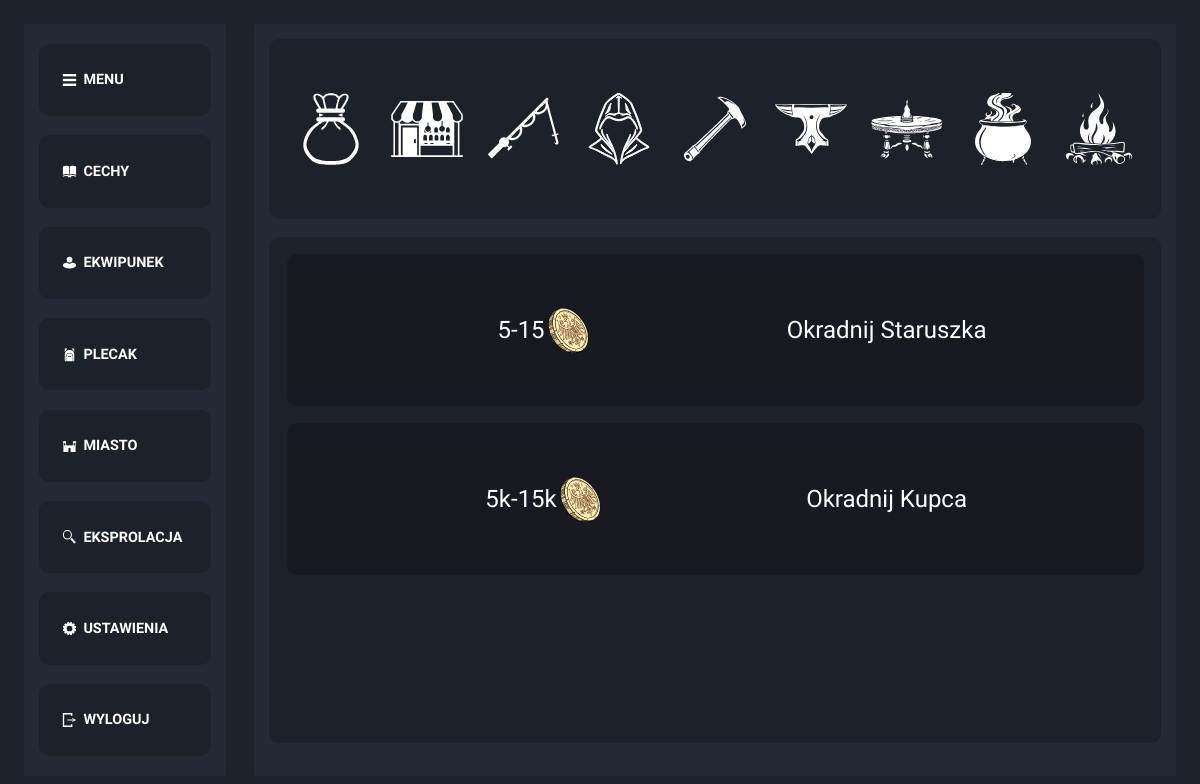
The page /city/theft.php (signed in) on the database its author committed.
### tables this page shows
CREATE TABLE `theft` (
  `ID` int(11) NOT NULL,
  `name` text NOT NULL,
  `lvl` int(11) NOT NULL,
  `speed` int(11) NOT NULL,
  `chance` int(11) NOT NULL,
  `min_amount` int(11) NOT NULL,
  `max_amount` int(11) NOT NULL
);

### city/theft.php (the view, shortened to what this page needs)
<!DOCTYPE html>
<html lang="en">
<head>
    <link rel="stylesheet" href="style_resorces.css">
</head>
<body>
<?php
    function scale($x, $y){
        $suffix = "";
        if($x>$y)
            while ($x >= 1000) {
                $x /= 1000;
                $suffix .= "k";
            }
        $x=$x*10;
        $x=round($x);
        $x=$x/10;
        return $x.$suffix;
    }
?>
<aside id="menu">
        <section class="menu" onclick="hide()">
            <div class="menu_icon"><img src="../icons/menu.svg" alt=""></div>
            <div class="menu_text">MENU</div>
        </section>
        <section class="menu" onclick="character()">
            <div class="menu_icon"><img src="../icons/skill.svg" alt=""></div>
            <div class="menu_text">CECHY</div>
        </section>
        <section class="menu" onclick="equipment()">
            <div class="menu_icon"><img src="../icons/equipment.svg" alt=""></div>
            <div class="menu_text">EKWIPUNEK</div>
        </section>
        <section class="menu" onclick="backpack()">
            <div class="menu_icon"><img src="../icons/backpack.svg" alt=""></div>
            <div class="menu_text">PLECAK</div>
        </section>
        <section class="menu" onclick="city()">
            <div class="menu_icon"><img src="../icons/city.svg" alt=""></div>
            <div class="menu_text">MIASTO</div>
        </section>
        <section class="menu" onclick="exploration()">
            <div class="menu_icon"><img src="../icons/explor.svg" alt=""></div>
            <div class="menu_text">EKSPROLACJA</div>
        </section>
        <section class="menu" onclick="settings()">
            <div class="menu_icon"><img src="../icons/settings.svg" alt=""></div>
            <div class="menu_text">USTAWIENIA</div>
        </section>
        <section class="menu" onclick="logout()">
            <div class="menu_icon"><img src="../icons/logout.svg" alt=""></div>
            <div class="menu_text">WYLOGUJ</div>
        </section>
    </aside>
    <main id="glowny">
        <section class="header">
            <section><img src="../icons/merchant.svg" alt="market" onclick="merchant()"></section>
            <section><img src="../icons/market.svg" alt="market" onclick="market()"></section>
            <section><img src="../icons/fishing.svg" alt="market"onclick="fishing()"></section>
            <section><img src="../icons/hood.svg" alt="market" onclick="sneak()"></section>
            <section><img src="../icons/pickaxe.svg" alt="market" onclick="mine()"></section>
            <section><img src="../icons/anvil.svg" alt="market"onclick="blacksmith()"></section>
            <section><img src="../icons/enchant.svg" alt="market"onclick="magic()"></section>
            <section><img src="../icons/alchemy.svg" alt="market"onclick="alchemy()"></section>
            <section><img src="../icons/cook.svg" alt="market"onclick="cook()"></section>
        </section>
        <section class="location">
        <?php
            $connect=mysqli_connect("localhost","root","","rpg");
            $sql="SELECT * FROM skill WHERE ID={$_SESSION["LOG-IN"]}";
            $resoult=mysqli_query($connect,$sql);
            $row=mysqli_fetch_assoc($resoult);
            $lvl=$row['SNEAKING'];
            $sql="SELECT * FROM theft WHERE lvl<={$lvl}";
            $resoult=mysqli_query($connect,$sql);
            while($row=mysqli_fetch_assoc($resoult))
            {
                $min=scale($row['min_amount'],1000);
                $max=scale($row['max_amount'],1000);
                echo"
                <section class='source' onclick='start_theft({$row['ID']})'>
                    <span>{$min}-{$max}<img src='../icons/coin.svg' alt='coin.svg'></span>
                    <span>{$row['name']}</span>
                </section>
                ";
            }
        ?>
        </section>
    </main>
</body>
</html>

### city/style_resorces.css (style rules this page uses)
body,html { padding: 0; margin: 0; width: 100%; height: 100%; }
* { font-family: "Comfortaa", Verdana, Geneva, Tahoma, sans-serif; color: white; font-size: 2svw; transition: 1s ease; border-radius: 10px; }
body { display: flex; flex-wrap: wrap; background-color: #1d212a; box-sizing: border-box; padding: 2%; overflow: hidden; }
main { width: 80%; height: 100%; background-color: #232935; border: 3px #232935 solid; border-radius: 2px; transition: 1s ease; padding: 1%; display: flex; box-sizing: border-box; flex-wrap: wrap; position: relative; animation:normal 3s main; }
aside { right: 0%; width: 17.5%; margin-right: 2.5%; height: 100%; background-color: #232935; box-sizing: border-box; border: 3px #232935 solid; border-radius: 2px; transition: 1s ease; display: flex; flex-wrap: wrap; padding: 1%; align-items: center; }
.menu { display: flex; align-items: center; justify-content: center; width: 100%; margin-bottom: 5%; height: 10%; background-color: #1d212a; overflow: hidden; box-sizing: border-box; padding: 10%; transition: 0.5s ease; }
.menu:last-child { margin-bottom: 0px; }
span { text-align: center; }
.menu_icon>img { width: 70%; aspect-ratio: 1; }
.menu>div { opacity: 1; display: flex; align-items: center; transition: 1s ease; height: 100%; }
.menu_icon { width: 20%; justify-content: center; }
.menu_text { width: 80%; justify-content: left; font-size: 1.2svw; font-weight: bold; color: white; }
.header { width: 100%; height: 25%; background-color: #1d212a; justify-content: center; box-sizing: border-box; display: flex; flex-wrap: wrap; justify-content: center; align-items: center; }
.header>section { width: 6svw; height: 6svw; margin: 0 1svw; aspect-ratio: 1; }
.header>section>img { height: 100%; width: 100%; }
.location { height: 70%; background-color: #1d212a; width: 100%; padding: 0 2%; box-sizing: border-box; overflow-y: auto; overflow-x:hidden; }
.source { box-sizing: border-box; margin: 2% 0; height: 30%; width: 100%; background-color: #171a20; align-items: center; justify-content: center; display: flex; }
.source>span { height: 100%; width: 40%; display: flex; justify-content: center; align-items: center; }
.source>span>img { height: 30%; }

### rows shown on the page
theft: min_amount "5", max_amount "15", name "Okradnij Staruszka"
theft: min_amount "5k", max_amount "15k", name "Okradnij Kupca"
